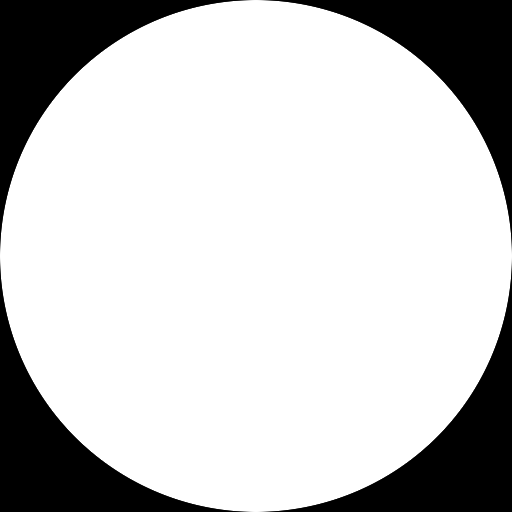
#> input picture gl/numbers/circle_m.png, 512 x 512 px
$ python generate.py
#> lines starting #> are read from the running program, lines starting #| are printed output that depends on the picture
from PIL import ImageFont, ImageDraw, Image
import sys


def makeImage(l):
    # most monospaced fonts have ugly zeroes use upper case O instead
#> called with l = '0'
    letter = l if l != '0' else 'O'
    mask = Image.open('circle_m.png')
#> mask is the input picture: PIL image 512x512 L; min 0, max 255, mean 200
    draw = ImageDraw.Draw(mask)

    image = Image.new("LA", (512, 512), "white")
#> image: PIL image 512x512 LA; every value is 255

    #f = "/usr/share/fonts/truetype/liberation/LiberationMono-Bold.ttf"
    f = "../../UbuntuMono-B.ttf"
    font = ImageFont.truetype(f, 480)
    sx, sy = font.getsize(letter)
    #sy for ubuntumono seems to be off
    #sy = sy * 0.75
    ascent, descent = font.getmetrics()
    posx = 256 - sx / 2
    posy = 256 - ascent + sy / 2

    #posy = 0
    #draw.rectangle((0,ascent-sy,512, ascent), fill='red')
    #draw.rectangle((0,0,512, sy), fill='blue')
    draw.text((posx, posy), letter, font=font, fill=0)

    image.putalpha(mask)
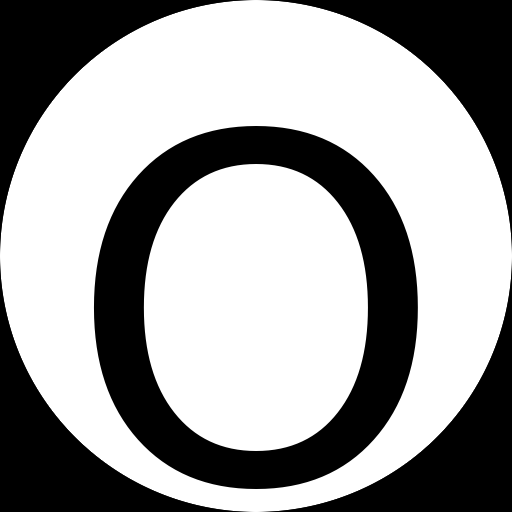
#> mask: PIL image 512x512 L; min 0, max 255, mean 158.2
    image.save("%s.png" % (l))


for letter in range(ord('0'), ord('9') + 1):
    letter = chr(letter)

    makeImage(letter)
